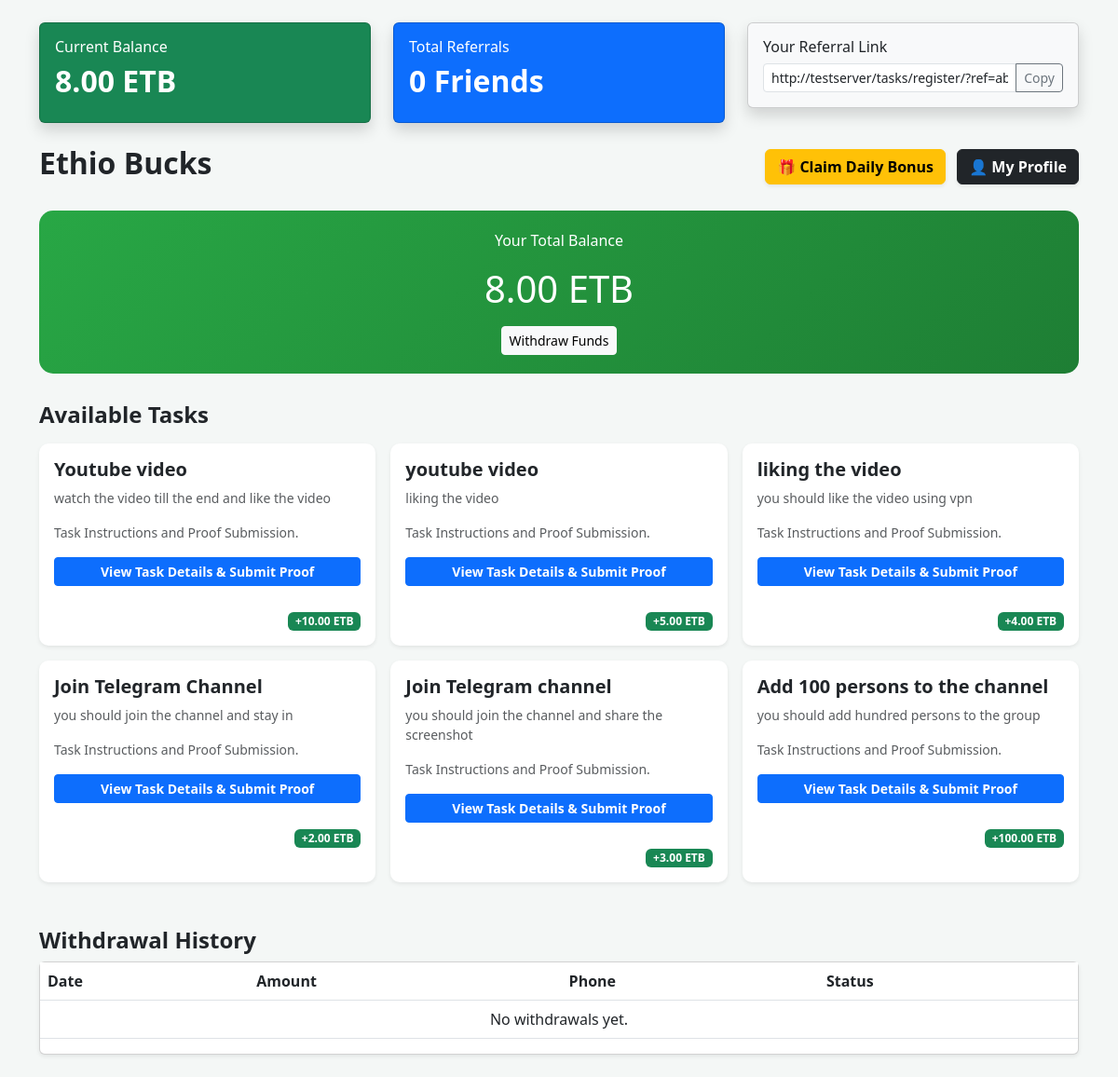
Page /tasks/ (signed in) on the committed database.
### tasks/models.py (models this page shows, shortened)
class Profile(models.Model):
    user = models.OneToOneField(User, on_delete=models.CASCADE)
    balance = models.DecimalField(max_digits=10, decimal_places=2, default=0.00)
    last_bonus_date = models.DateTimeField(null=True, blank=True)
    referred_by = models.ForeignKey(User, on_delete=models.SET_NULL, null=True, blank=True, related_name='referrals')

class Task(models.Model):
    title = models.CharField(max_length=200)
    link = models.URLField()
    reward = models.DecimalField(max_digits=10, decimal_places=2)
    description = models.TextField(blank=True)
    requires_proof = models.BooleanField(default=False)

### tasks/views.py (the view)
# urls.py: path('', views.task_list, name='task_list'),
@login_required
def task_list(request):
    all_tasks = Task.objects.all()
    user_profile, created = Profile.objects.get_or_create(user=request.user)
    referral_count = request.user.referrals.count()
    my_withdrawals = WithdrawalRequest.objects.filter(user=request.user).order_by('-created_at')
    pending_money = my_withdrawals.filter(is_approved=False).aggregate(Sum('amount'))['amount__sum'] or 0.00
    approved_money = my_withdrawals.filter(is_approved=True).aggregate(Sum('amount'))['amount__sum'] or 0.00
    context = {
        'tasks': all_tasks,
        'profile': user_profile,
        'referral_count': referral_count,
        'withdrawals': my_withdrawals,
        'pending_money': pending_money,
        'approved_money': approved_money,
    }
    return render(request, 'tasks/task_list.html', context)

### tasks/templates/tasks/task_list.html (shortened to what this page needs)
<!DOCTYPE html>
<html lang="en">
<head>
    <link href="https://cdn.jsdelivr.net/npm/bootstrap@5.3.0/dist/css/bootstrap.min.css" rel="stylesheet">
</head>
<body>
<div class="container py-4">
    <div class="row mb-4">
        <div class="col-md-4">
            <div class="card bg-success text-white shadow">
                <div class="card-body">
                    <h6>Current Balance</h6>
                    <h2 class="fw-bold">{{ profile.balance }} ETB</h2>
                </div>
            </div>
        </div>
        <div class="col-md-4">
            <div class="card bg-primary text-white shadow">
                <div class="card-body">
                    <h6>Total Referrals</h6>
                    <h2 class="fw-bold">{{ referral_count }} Friends</h2>
                </div>
            </div>
        </div>
        <div class="col-md-4">
            <div class="card bg-light shadow">
                <div class="card-body">
                    <h6>Your Referral Link</h6>
                    <div class="input-group">
                        <input type="text" id="refLink" class="form-control form-control-sm"
                               value="{{ request.scheme }}://{{ request.get_host }}{% url 'tasks:register' %}?ref={{ request.user.username }}"
                               readonly>
                        <button class="btn btn-outline-secondary btn-sm" onclick="copyLink()">Copy</button>
                    </div>
                </div>
            </div>
        </div>
    </div>
    <div class="d-flex justify-content-between align-items-center mb-4">
        <h2 class="fw-bold text-dark">Ethio Bucks</h2>
        <div>
            <a href="{% url 'tasks:claim_daily_bonus' %}" class="btn btn-warning shadow-sm me-2 fw-bold">
                🎁 Claim Daily Bonus
            </a>
            <a href="{% url 'tasks:profile' %}" class="btn btn-dark shadow-sm fw-bold">
                👤 My Profile
            </a>
        </div>
    </div>
    <div class="wallet-card text-center">
        <p>Your Total Balance</p>
        <h1>{{ profile.balance }} ETB</h1>
        <a href="{% url 'tasks:withdraw_money' %}" class="btn btn-light btn-sm mt-2">
            Withdraw Funds
        </a>
    </div>
    <h4 class="mb-3 fw-bold">Available Tasks</h4>
    <div class="row g-3">
        {% for task in tasks %}
        <div class="col-md-6 col-lg-4">
            <div class="card task-card h-100 shadow-sm">
                <div class="card-body d-flex flex-column">
                    <h5 class="fw-bold">{{ task.title }}</h5>
                    <p class="text-muted small">{{ task.description }}</p>
                    <p class="small text-muted">
                        Task Instructions and Proof Submission.
                    </p>
                    <a href="{% url 'tasks:task_detail' task.id %}" class="btn btn-primary btn-sm mb-2 w-100 fw-bold">
                        View Task Details & Submit Proof
                    </a>
                    <div class="mt-3 text-end">
                        <span class="badge bg-success">+{{ task.reward }} ETB</span>
                    </div>
                </div>
            </div>
        </div>
        {% empty %}
        <p class="text-muted text-center">No tasks available right now.</p>
        {% endfor %}
    </div>
    <div class="mt-5">
        <h4 class="fw-bold">Withdrawal History</h4>
        <div class="card shadow-sm">
            <div class="table-responsive">
                <table class="table table-hover">
                    <thead>
                        <tr>
                            <th>Date</th>
                            <th>Amount</th>
                            <th>Phone</th>
                            <th>Status</th>
                        </tr>
                    </thead>
                    <tbody>
                        {% for withdrawal in withdrawals %}
                        <tr>
                            <td>{{ withdrawal.created_at|date:"M d, Y" }}</td>
                            <td>{{ withdrawal.amount }} ETB</td>
                            <td>{{ withdrawal.phone_number }}</td>
                            <td>
                                {% if withdrawal.is_approved %}
                                    <span class="badge bg-success">Paid</span>
                                {% else %}
                                    <span class="badge bg-warning text-dark">Pending</span>
                                {% endif %}
                            </td>
                        </tr>
                        {% empty %}
                        <tr>
                            <td colspan="4" class="text-center">No withdrawals yet.</td>
                        </tr>
                        {% endfor %}
                    </tbody>
                </table>
            </div>
        </div>
    </div>
</div>
</body>
</html>

### tasks/templates/tasks/task_list.html (style rules this page uses)
body { background-color: #f4f7f6; font-family: 'Segoe UI', Tahoma, Geneva, Verdana, sans-serif; }
.wallet-card { background: linear-gradient(135deg, #28a745 0%, #1e7e34 100%); color: white; border-radius: 15px; padding: 20px; margin-bottom: 30px; }
.task-card { border: none; border-radius: 10px; transition: transform 0.2s; }

### rows in the picture
Profile: balance "8.00"
Task: title "Youtube video", description "watch the video till the end and like the video", reward "10.00"
Task: title "youtube video", description "liking the video", reward "5.00"
Task: title "liking the video", description "you should like the video using vpn", reward "4.00"
Task: title "Join Telegram Channel", description "you should join the channel and stay in", reward "2.00"
Task: title "Join Telegram channel", description "you should join the channel and share the screenshot", reward "3.00"
Task: title "Add 100 persons to the channel", description "you should add hundred persons to the group", reward "100.00"

### other values in the picture
{{ referral_count }} "0"
